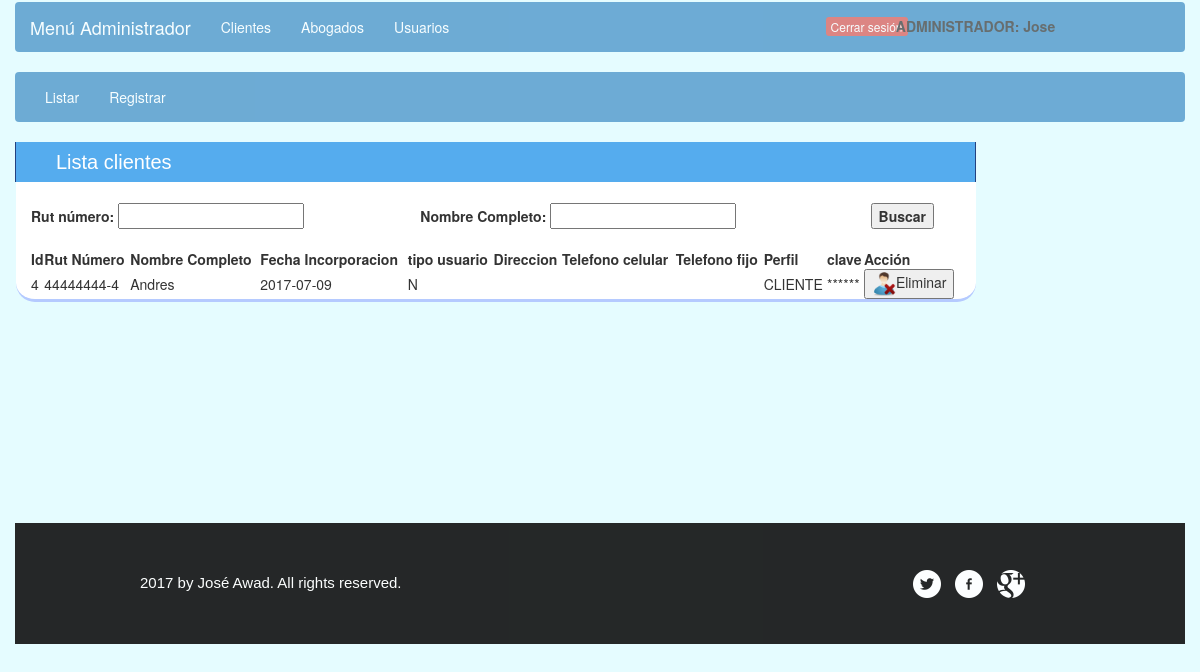
The page /web/view/administrador_home.php?objeto=clientes&accion=listar (signed in) on the database its author committed.
### tables this page shows
create table usuarios(
    id int not null AUTO_INCREMENT,
    rutNumero int(11) not null,
    nombreCompleto varchar(100) not null,
    fechaIncorporacion date not null,
    tipoUsuario varchar(1) not null,
    direccion varchar(255) ,
    telefonoCelular varchar(12),
    telefonoFijo varchar(12),
    perfil varchar(14) not null,
    clave varchar(255) not null,
    PRIMARY KEY (id)
);

### web/utils/utils.php (called while the page is built, shortened)
<?php
function getParam($key, $value) {
    return isset($_GET[$key]) ? $_GET[$key] : $value;
}
function calcularRutDv( $T ) {
    $M=0;
    $S=1;
    for(;$T;$T=floor($T/10))
        $S=($S+$T%10*(9-$M++%6))%11;
    return $S?$S-1:'k';
}

### web/model/usuario.class.php (called while the page is built, shortened)
<?php
  class Usuario {
    public static function buscarTodosPorPerfil($rutNumero, $nombreCompleto, $perfil) {
        $conn = BD::conn();
        $sql = "select * from usuarios";
        if (!empty($rutNumero) || !empty($nombreCompleto) || !empty($perfil) ) {
            $sqlWhere = array();
            if (!empty($perfil)) {
                array_push($sqlWhere, " perfil = '".$perfil."'");
            }
            $sql = $sql." where ".implode(" and ", $sqlWhere);
        }
        $rs = $conn->query($sql);
        if ($rs) {
            $rows = $rs->fetchAll(PDO::FETCH_ASSOC);
            $arr = array();
            foreach ($rows as &$row) {
                $obj = Usuario::rowToObject($row);
                array_push($arr, $obj);
            }
            return $arr;
        } else {
            return array();
        }
    }
    private static function rowToObject($row) {
        $obj = new Usuario();
        $obj->id = $row["id"];
        $obj->rutNumero = $row["rutNumero"];
        $obj->rutDv = calcularRutDv($row["rutNumero"]);
        $obj->nombreCompleto = $row["nombreCompleto"];
        $obj->fechaIncorporacion = $row["fechaIncorporacion"];
        $obj->tipoUsuario = $row["tipoUsuario"];
        $obj->direccion = $row["direccion"];
        $obj->telefonoCelular = $row["telefonoCelular"];
        $obj->telefonoFijo = $row["telefonoFijo"];
        $obj->perfil = $row["perfil"];
        $obj->clave = $row["clave"];
        return $obj;
    }
  }
?>

### web/view/clientes_listar.php (the view, shortened to what this page needs)
<div class="container" style="width: 100%;">
<?php
$filtroRutNumero = getParam('rutNumero', '');
$filtroNombreCompleto = getParam('nombreCompleto','');
$filtroPerfil = Usuario::$PERFIL_CLIENTE;
$lista = Usuario::buscarTodosPorPerfil($filtroRutNumero, $filtroNombreCompleto, $filtroPerfil);
?>
<div class="row">
    <div class="col-lg-1"></div>
    <div class="col-lg-11 listadoDiv">
        <h1>Lista clientes</h1>
        <br>
        <table class="display" width="100%" cellspacing="0">
            <thead>
                <?php
                $perfil = strtolower($_SESSION['perfil']);
                $action = "../view/".$perfil."_home.php";
                ?>
                <form method="GET" action="<?php echo $action;?>">
                    <th>Rut número:
                        <input type="text" name="rutNumero" value="<?php echo $filtroRutNumero; ?>">
                    </th>
                    <th>Nombre Completo:
                        <input type="text" name="nombreCompleto" value="<?php echo $filtroNombreCompleto; ?>">
                    </th>
                    <th>
                        <button type="submit">Buscar</button>
                    </th>
                </form>
            </thead>
        <table>
        <br>
        <table  class="display" width="100%" cellspacing="0">
            <thead>
                <th>Id</th>
                <th>Rut Número</th>
                <th>Nombre Completo</th>
                <th>Fecha Incorporacion</th>
                <th>tipo usuario</th>
                <th>Direccion</th>
                <th>Telefono celular</th>
                <th>Telefono fijo</th>
                <th>Perfil</th>
                <th>clave</th>
                <th>Acción</th>
            </thead>
            <tbody>
<?php
        foreach ($lista as $obj) {
?>
        <tr>
            <td><?php echo $obj->id ?></td>
            <td><?php echo $obj->rutNumero."-".$obj->rutDv ?></td>
            <td><?php echo $obj->nombreCompleto ?></td>
            <td><?php echo $obj->fechaIncorporacion ?></td>
            <td><?php echo $obj->tipoUsuario ?></td>
            <td><?php echo $obj->direccion ?></td>
            <td><?php echo $obj->telefonoCelular ?></td>
            <td><?php echo $obj->telefonoFijo ?></td>
            <td><?php echo $obj->perfil ?></td>
            <td title="<?php echo $obj->clave ?>">******</td>
            <td>
        <?php
            if($_SESSION['perfil']=="ADMINISTRADOR") {
        ?>
            <form method="POST" action="../controller/clientes.php?objeto=clientes&accion=listar&operacion=eliminar"
                  onsubmit="return confirm('Esta seguro que desea eliminar al cliente.');">
                <button type="submit"><img src='img/eliminar.png' width='24' height='24' />Eliminar</button>
            </form>
<?php
            }
        }
?>
            </td>
        </tr>
            </tbody>
        </table>
    </div>
    </div>
</div>

### web/view/css/style.css (style rules this page uses)
body { background-color: #e5fcff; }
.listadoDiv { height: 100%; margin-top: 6px; margin-left: -7%; width: 80%; background: white none repeat scroll 0 0; border-radius: 19px; border-bottom: 3px solid #b5caff; text-align: left; top: 9px; }
.listadoDiv h1 { text-align: left; padding-left: 40px; line-height: 2; border-left: 1px solid #244180; border-right: 1px solid #244180; margin: -13px -15px 1px -16px; background-color: #55acee; color: #fff; display: block; font-family: 'ProximaNova-Light',sans-serif; font-size: 20px; }
.container { width: 100%; }

### rows shown on the page
usuarios: id "4", rutNumero "44444444", rutNumero "4", nombreCompleto "Andres", fechaIncorporacion "2017-07-09", tipoUsuario "N", perfil "CLIENTE"

### other values the page prints
$_SESSION['perfil'] "ADMINISTRADOR"
$_SESSION['nombreCompleto'] "Jose"
